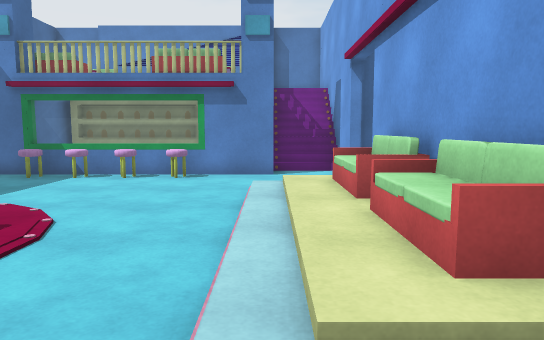
view 1 (above)

17 first-person views from a walk through a Unity game level. The camera is 1.3 m above the floor, tilts 6° down and sees 70° across. Doors are open. The floor is counted in squares, 1 m on a side. Each view is taken from the middle of a square. On the plan, view 1 faces up. The plan holds only what a view shows up to about 16 squares ahead; the rest is blank. The player character is not drawn. Surface patterns are stand-ins for the level's own textures.

view 2
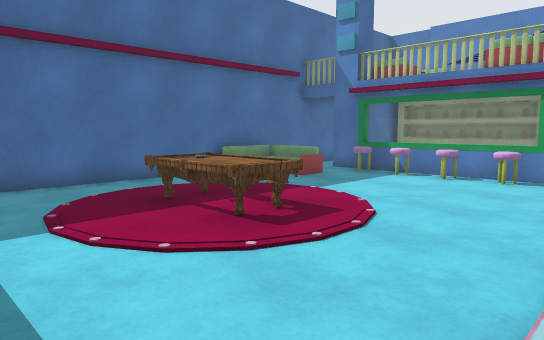

view 3
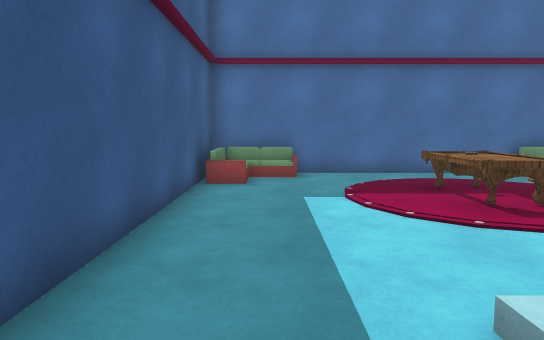

view 4
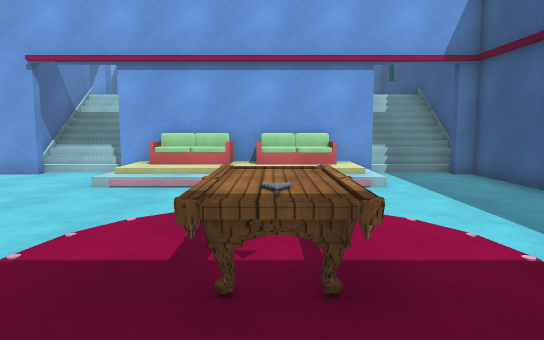

view 5
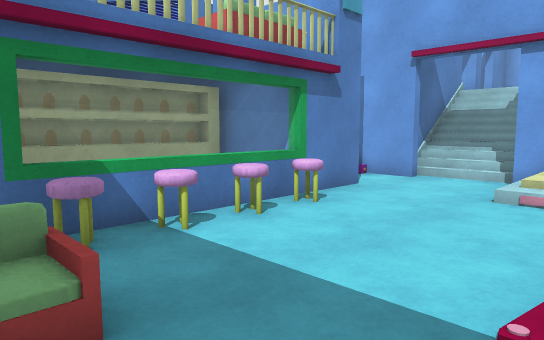

view 6
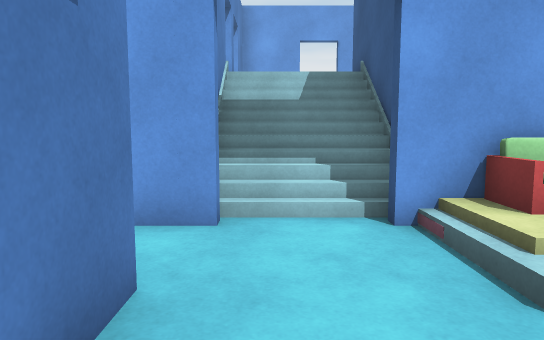

view 7
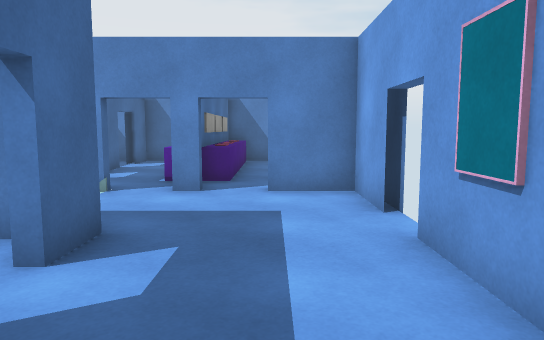

view 8
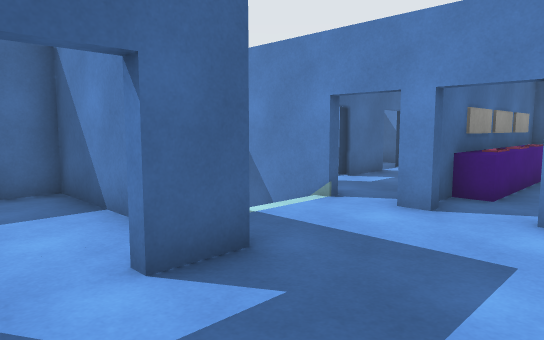

view 9
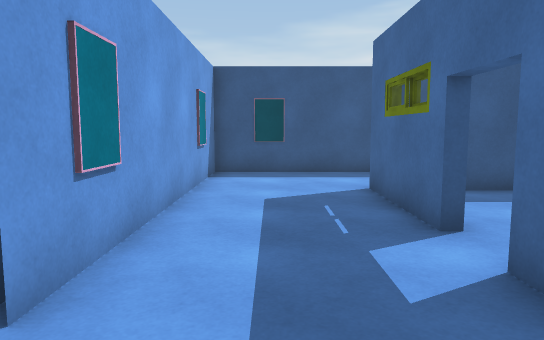

view 10
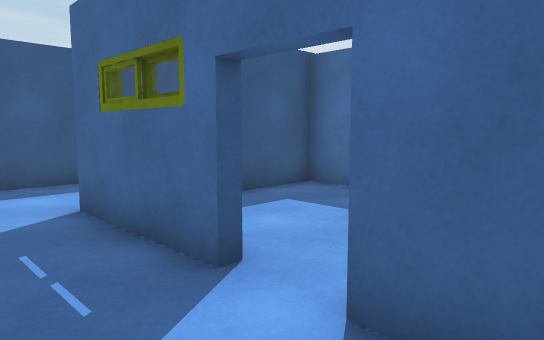

view 11
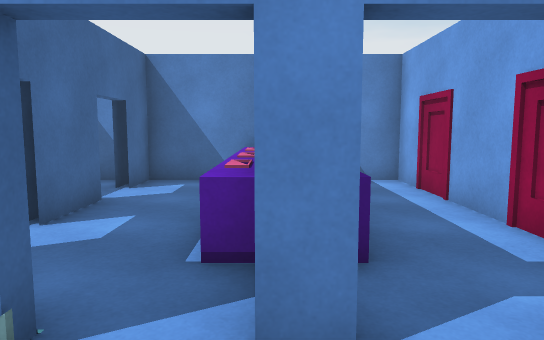

view 12
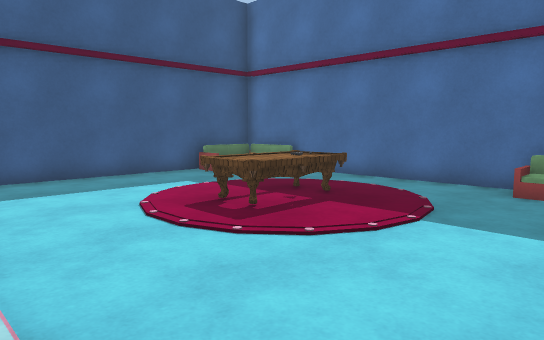

view 13
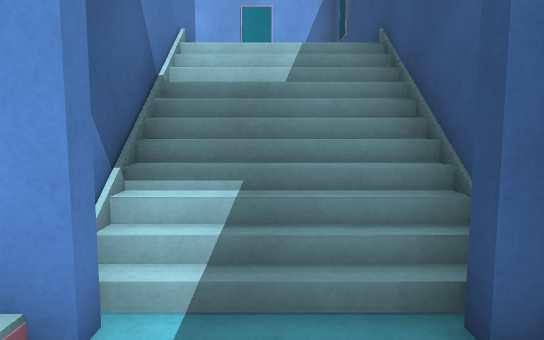

view 14
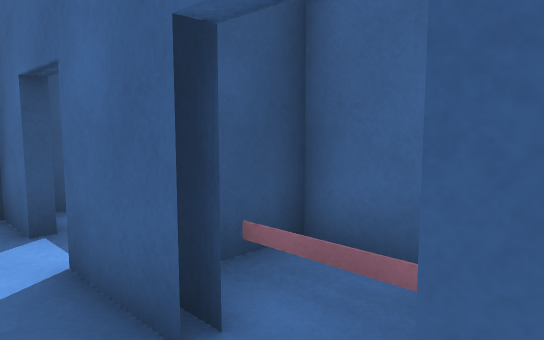

view 15
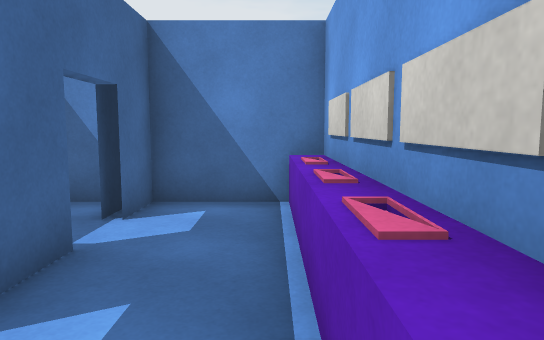

view 16
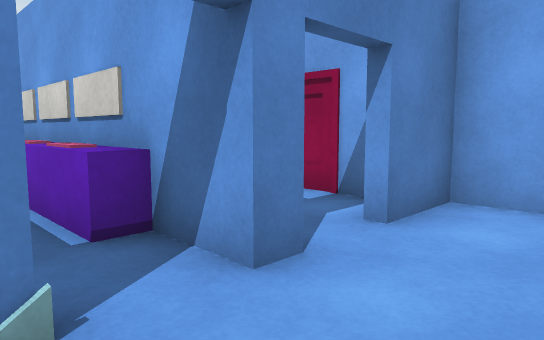

view 17
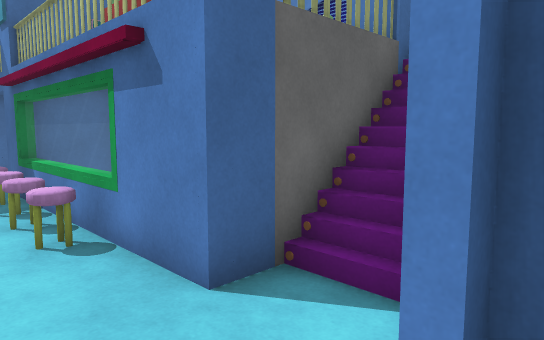

### Floor plan
Key: @ floor where view 1 was taken; # wall or solid block; . main floor; : floor 0.5 m higher than the main floor; + floor 2.75 m higher than the main floor; / step, stairs or slope; D open door; = window, fence, low wall or low ledge; ^ raised ledge; T table; O other object.
Columns run from 10 left of view 1 to 12 right of it. Each row starts with its distance up from view 1.
 19              #########
 18               +#+^#^+#
 17              ++D+^#^+#
 16             #++D+^#^+#
 15             ####+^#^+#
 14     ####  #O###D+^#^+#
 13    #    # #O# #D++#^+#
 12    #    ###.#  #++#++#
 11 ####====###.#####DDDD##
 10 # /====.=....////+++++#
  9 #///.........////+++++D
  8 #/.=......//#######+++D
  7 #/........//#+++++#+++#
  6 #.........//#++++DD+++#
  5 #...TTT.../=#  +++D+++#
  4 #...TTT...//O ++++#+++#
  3 #...TTT...//#+++++#+++#
  2 #........./=#######+++#
  1 #=...........////+++++#
  0 #/........@..////+++++#
 -1 #/:..........////+++++#
 -2 #######################

Where each view was taken, in squares from view 1:
view 1: 0 up, 0 right, facing up
view 2: 0 up, 0 right, facing up-left
view 3: 0 up, 2 right, facing left
view 4: 4 up, 9 left, facing right
view 5: 6 up, 8 left, facing up-right
view 6: 10 up, 3 left, facing right
view 7: 3 up, 10 right, facing up
view 8: 5 up, 11 right, facing up-left
view 9: 10 up, 10 right, facing down
view 10: 8 up, 10 right, facing down-left
view 11: 9 up, 8 right, facing up
view 12: 9 up, 0 right, facing down-left
view 13: 0 up, 0 right, facing right
view 14: 18 up, 6 right, facing down-left
view 15: 12 up, 7 right, facing up
view 16: 9 up, 6 right, facing up-right
view 17: 9 up, 3 right, facing up-left
